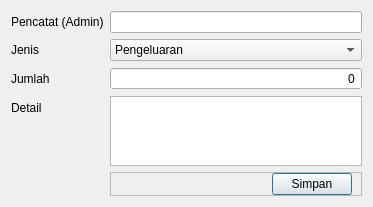
<?xml version="1.0" encoding="UTF-8"?>
<ui version="4.0">
 <class>PencatatPengeluaran</class>
 <widget class="QDialog" name="PencatatPengeluaran">
  <property name="geometry">
   <rect>
    <x>0</x>
    <y>0</y>
    <width>373</width>
    <height>205</height>
   </rect>
  </property>
  <property name="maximumSize">
   <size>
    <width>16777215</width>
    <height>205</height>
   </size>
  </property>
  <property name="windowTitle">
   <string>Pencatat Pengeluaran</string>
  </property>
  <layout class="QFormLayout" name="formLayout">
   <item row="0" column="0">
    <widget class="QLabel" name="label">
     <property name="text">
      <string>Pencatat (Admin)</string>
     </property>
    </widget>
   </item>
   <item row="0" column="1">
    <widget class="QLineEdit" name="adminEdit"/>
   </item>
   <item row="1" column="0">
    <widget class="QLabel" name="label_2">
     <property name="text">
      <string>Jenis</string>
     </property>
    </widget>
   </item>
   <item row="1" column="1">
    <widget class="QComboBox" name="tipeCombo">
     <item>
      <property name="text">
       <string>Pengeluaran</string>
      </property>
     </item>
     <item>
      <property name="text">
       <string>Pemasukan</string>
      </property>
     </item>
    </widget>
   </item>
   <item row="2" column="0">
    <widget class="QLabel" name="label_3">
     <property name="text">
      <string>Jumlah</string>
     </property>
    </widget>
   </item>
   <item row="2" column="1">
    <widget class="QSpinBox" name="amountSpin">
     <property name="alignment">
      <set>Qt::AlignmentFlag::AlignRight|Qt::AlignmentFlag::AlignTrailing|Qt::AlignmentFlag::AlignVCenter</set>
     </property>
     <property name="buttonSymbols">
      <enum>QAbstractSpinBox::ButtonSymbols::NoButtons</enum>
     </property>
     <property name="accelerated">
      <bool>true</bool>
     </property>
     <property name="showGroupSeparator" stdset="0">
      <bool>true</bool>
     </property>
     <property name="maximum">
      <number>1000000</number>
     </property>
     <property name="singleStep">
      <number>5000</number>
     </property>
    </widget>
   </item>
   <item row="3" column="0">
    <widget class="QLabel" name="label_4">
     <property name="text">
      <string>Detail</string>
     </property>
    </widget>
   </item>
   <item row="3" column="1">
    <widget class="QPlainTextEdit" name="detailText">
     <property name="maximumSize">
      <size>
       <width>16777215</width>
       <height>90</height>
      </size>
     </property>
    </widget>
   </item>
   <item row="4" column="1">
    <widget class="QFrame" name="frame">
     <property name="frameShape">
      <enum>QFrame::Shape::StyledPanel</enum>
     </property>
     <property name="frameShadow">
      <enum>QFrame::Shadow::Raised</enum>
     </property>
     <layout class="QHBoxLayout" name="horizontalLayout">
      <property name="topMargin">
       <number>0</number>
      </property>
      <property name="bottomMargin">
       <number>0</number>
      </property>
      <item>
       <spacer name="horizontalSpacer">
        <property name="orientation">
         <enum>Qt::Orientation::Horizontal</enum>
        </property>
        <property name="sizeHint" stdset="0">
         <size>
          <width>152</width>
          <height>20</height>
         </size>
        </property>
       </spacer>
      </item>
      <item>
       <widget class="QPushButton" name="simpanButton">
        <property name="text">
         <string>Simpan</string>
        </property>
       </widget>
      </item>
     </layout>
    </widget>
   </item>
  </layout>
 </widget>
 <resources/>
 <connections/>
</ui>
